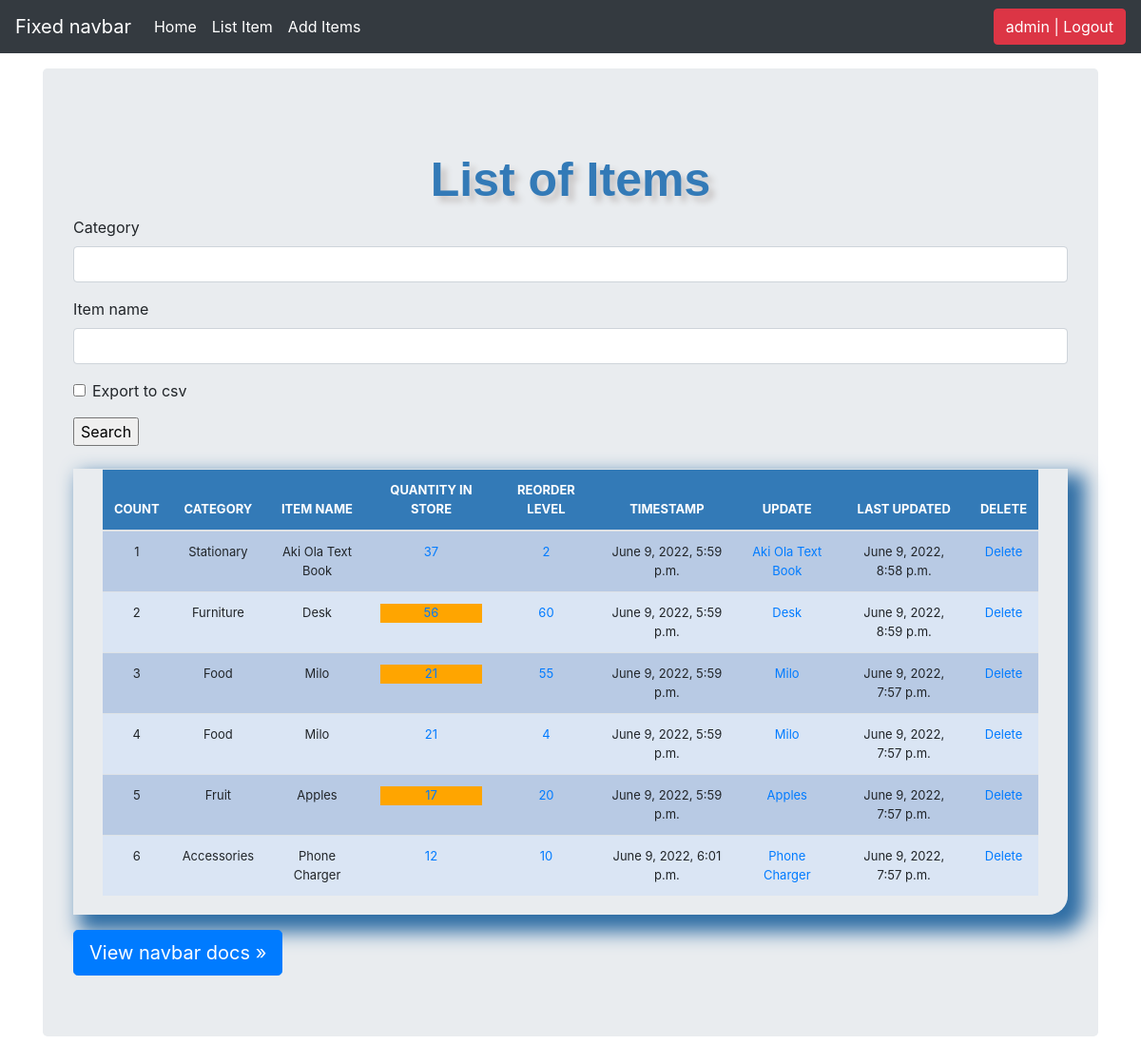
Page /list_item/ (signed in) on the committed database.
### stockManagementSystem/models.py (models this page shows, shortened)
class Stock(models.Model):
    category = models.CharField(max_length=50, blank=True, null=True)
    item_name = models.CharField(max_length=50, blank=True, null=True)
    quantity = models.IntegerField(default='0', blank=True, null=True)
    receive_quantity = models.IntegerField(default='0', blank=True, null=True)
    receive_by = models.CharField(max_length=50, blank=True, null=True)
    issue_quantity = models.IntegerField(default='0', blank=True, null=True)
    issue_by = models.CharField(max_length=50, blank=True, null=True)
    issue_to = models.CharField(max_length=50, blank=True, null=True)
    phone_number = models.CharField(max_length=50, blank=True, null=True)
    created_by = models.CharField(max_length=50, blank=True, null=True)
    reorder_level = models.IntegerField(default='0', blank=True, null=True)
    last_updated = models.DateTimeField(auto_now_add=False, auto_now=True)
    timestamp = models.DateTimeField(auto_now_add=True, auto_now=False)
    date = models.DateTimeField(auto_now_add=False, auto_now=False)
    export_to_CSV = models.BooleanField(default=False)

### stockManagementSystem/views.py (the view, shortened to what this page needs)
# urls.py: path('list_item/', views.list_item, name='list_item'),
@login_required
def list_item(request):
    form = StockSearchForm(request.POST or None)
    header = 'List of Items'
    queryset = Stock.objects.all()
    context = {
        "header": header,
        "queryset": queryset,
        "form": form,
    }
    return render(request, "list_item.html", context)

### stockManagementSystem/forms.py
class StockSearchForm(forms.ModelForm):
    export_to_CSV = forms.BooleanField(required=False)
    class Meta:
        model = Stock
        fields = ['category', 'item_name']

### stockManagementSystem/templates/list_item.html (shortened to what this page needs)
{% load static %}
{% load crispy_forms_tags %}
<!doctype html>
<html lang="en">
  <head>
<link rel="stylesheet" href="{% static 'css/stylesheet.css'%}">
<link rel="stylesheet" href="{% static 'css/bootstrap.min.css'%}">
    <link href="navbar-top-fixed.css" rel="stylesheet">
	<link rel="stylesheet" href="{% static 'css/navbar-top-fixed.css'%}">
  </head>
  <body>
	{% include 'navbar.html' %}
<main role="main" class="container">
  <div class="jumbotron">
    <p class="lead">
        <div>
			<div class="header">{{header}}</div>
			<form method='POST' action=''>{% csrf_token %}
				{{form|crispy}}
					<input type="submit" value='Search'/>
			</form>
			<br>
			<div class="display_table">
				<table class='table'>
					<thead>
					<tr>
						<th>COUNT</th>
						<th>CATEGORY</th>
						<th>ITEM NAME</th>
						<th>QUANTITY IN STORE</th>
						<th>REORDER LEVEL</th>
						<th>TIMESTAMP</th>
						<th>UPDATE</th>
						<th>LAST UPDATED</th>
						<th>DELETE</th>
					</tr>
					</thead>
				{% for instance in queryset %}
					<tr>
						<td>{{forloop.counter}}</td>
						<td>{{instance.category}}</td>
						<td>{{instance.item_name}}</td>
						<td>
							{% if instance.quantity <= instance.reorder_level %}
							<div style="background-color: orange;">
								<a href="{% url 'stock_detail' instance.id %}">{{instance.quantity}}</a></div>
							{% else %}
								<a href="{% url 'stock_detail' instance.id %}">{{instance.quantity}}</a>
							{% endif %}
						</td>
						<td><a href="{% url 'reorder_level' instance.id %}">{{instance.reorder_level}}</a></td>
						<td>{{instance.timestamp}}</td>
						<td><a href="{% url 'update_items' instance.id %}">{{instance.item_name}}</a></td>
						<td>{{instance.last_updated}}</td>
						<td><a href="{% url 'delete_items' instance.id %}">Delete</a></td>
					</tr>
				{% endfor %}
				</table>
			</div>
		</div>
    </p>
    <a class="btn btn-lg btn-primary" href="/docs/4.4/components/navbar/" role="button">View navbar docs &raquo;</a>
  </div>
</main>
      </body>
</html>

### stockManagementSystem/templates/navbar.html (shortened to what this page needs)
<nav class="navbar navbar-expand-md navbar-dark fixed-top bg-dark">
    <a class="navbar-brand" href="{% url 'home'%}">Fixed navbar</a>
    <div class="collapse navbar-collapse" id="navbarCollapse">
      <ul class="navbar-nav mr-auto">
        {% if request.user.is_authenticated %}
            <li class="nav-item active">
              <a class="nav-link" href="{% url 'home'%}">Home <span class="sr-only">(current)</span></a>
            </li>
            <li class="nav-item active">
              <a class="nav-link" href="{% url 'list_item'%}">List Item <span class="sr-only">(current)</span></a>
            </li>
            <li class="nav-item active">
              <a class="nav-link" href="{% url 'add_items'%}">Add Items <span class="sr-only">(current)</span></a>
            </li>
        {% endif %}
      </ul>
      <ul class="navbar-nav">
        {% if request.user.is_authenticated %}
        <li><a href="/accounts/logout"><button class="btn btn-danger">{{ user }} | Logout</button></a></li>
        {% else %}
        <li><a href="/accounts/login">Login</a></li>
        {% endif %}
      </ul>
    </div>
  </nav>

### static/css/stylesheet.css (style rules this page uses)
body { background-color: #34eb6b; }

### static/css/navbar-top-fixed.css (style rules this page uses)
body { min-height: 75rem; padding-top: 4.5rem; }

### stockManagementSystem/templates/list_item.html (style rules this page uses)
.table { font-size: 13px; text-align: center; width: 95%; margin: auto; text-align: center; }
.table tr:nth-child(odd) { background: #B8CAE4 }
.table tr:nth-child(even) { background: #dae5f4 }
th { background-color: #337ab7; color: white; }
.display_table { border-bottom-right-radius: 20px; padding-left: 5px; padding-right: 5px; padding-bottom: 20px; box-shadow: 12px 12px 20px 6px #2e6da4; }
.header { font-family: helvetica; color: #337ab7; font-size: 50px; text-align: center; width: 100%; text-shadow: 6px 6px 6px #c9c6c6; display: block; font-weight: bolder; }

### rows in the picture
Stock: category "Stationary", item_name "Aki Ola Text Book", quantity "37", reorder_level "2", timestamp "June 9, 2022, 5:59 p.m.", last_updated "June 9, 2022, 8:58 p.m."
Stock: category "Furniture", item_name "Desk", quantity "56", reorder_level "60", timestamp "June 9, 2022, 5:59 p.m.", last_updated "June 9, 2022, 8:59 p.m."
Stock: category "Food", item_name "Milo", quantity "21", reorder_level "55", timestamp "June 9, 2022, 5:59 p.m.", last_updated "June 9, 2022, 7:57 p.m."
Stock: category "Food", item_name "Milo", quantity "21", reorder_level "4", timestamp "June 9, 2022, 5:59 p.m.", last_updated "June 9, 2022, 7:57 p.m."
Stock: category "Fruit", item_name "Apples", quantity "17", reorder_level "20", timestamp "June 9, 2022, 5:59 p.m.", last_updated "June 9, 2022, 7:57 p.m."
Stock: category "Accessories", item_name "Phone Charger", quantity "12", reorder_level "10", timestamp "June 9, 2022, 6:01 p.m.", last_updated "June 9, 2022, 7:57 p.m."

### other values in the picture
{{ user }} "admin"
{{ header }} "List of Items"
